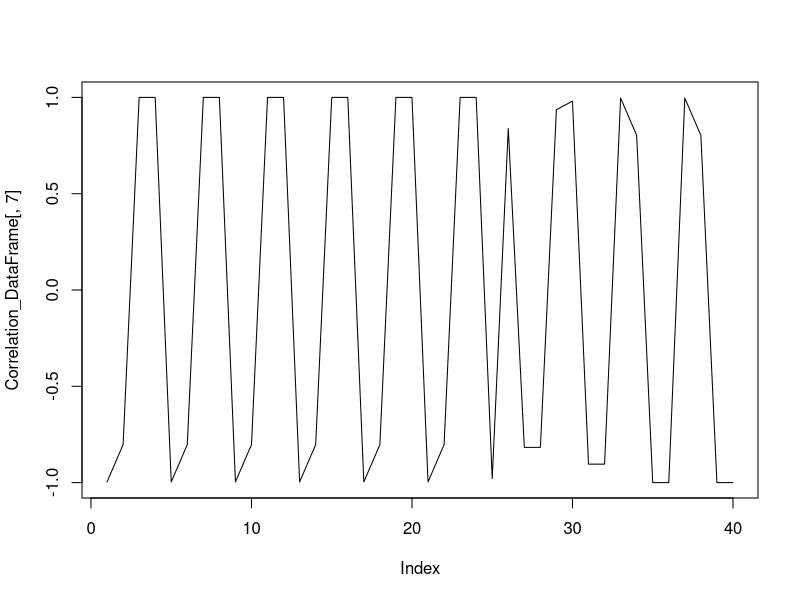
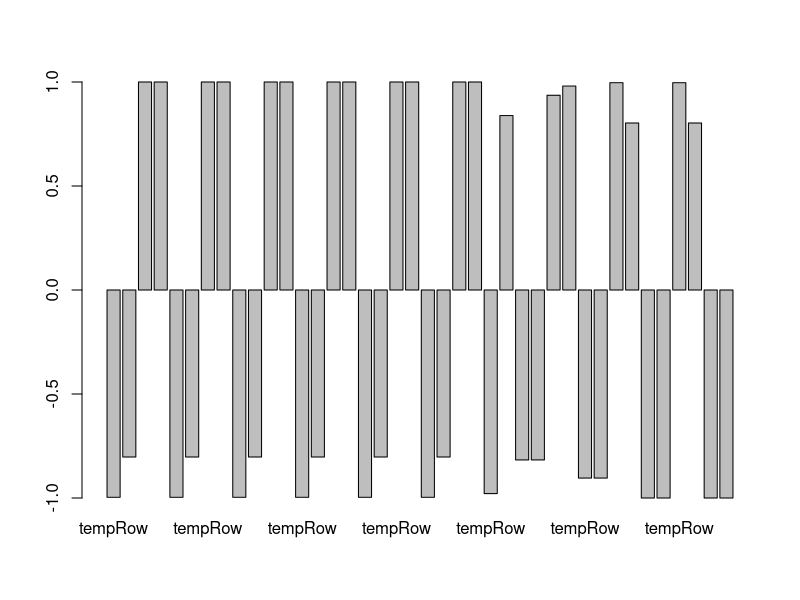
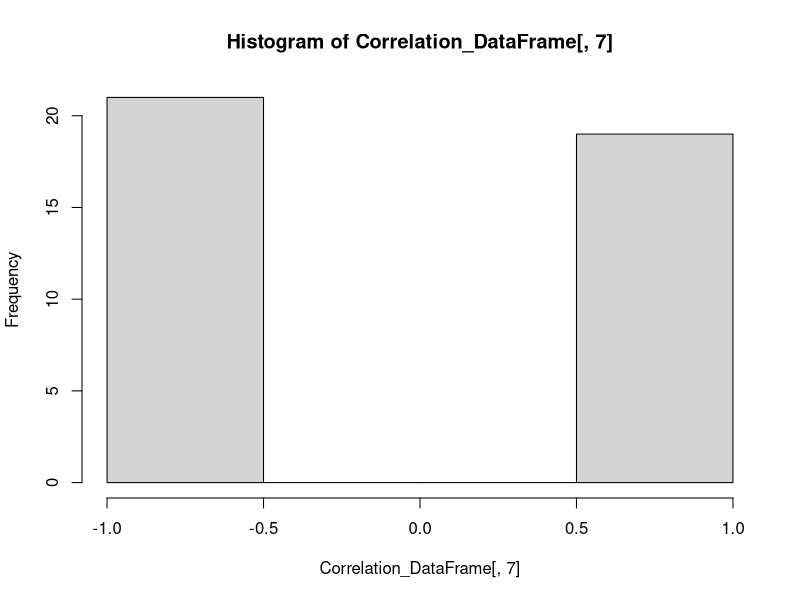

The R source for these figures, in order:
# Global Comments More
# Set Variables
x <- c(8:15,c(5:1))
y <- c(7,4,8,4,1,11,4,9,c(1:5))
z <- c(y[1],y[2],y[3])
boo <- c(1:length(x))
hoo <- c(1:length(x))
# set the length of the correlation vector
corVecLeng = 3
counter = 1
counter2 = 1
# Correlation_DataFrame <- rbind(0,1:7)
Correlation_DataFrame = NULL
Correlation_DataFrame
my_correlation = NULL

# Start Nested Loops
for(i1 in head(boo, -corVecLeng)){
  p <- c(x[i1], x[i1+1], x[i1+2])
  # cat(p)
  cat("   " )
   for(i2 in head(hoo, -corVecLeng)){ 
     q <- c(y[i2], y[i2+1], y[i2+2])
     boom <- cor(p,q)
     # cat(boom,"  ", p,"  ", q)
     # cat("   ")
     if(abs(boom) > .8){
        tempRow <- c(p,q,boom)
        Correlation_DataFrame <- rbind(Correlation_DataFrame, tempRow)
        }
    }
   # cat("**********")
  }
Correlation_DataFrame
plot(Correlation_DataFrame[,7], type = "l")
barplot(Correlation_DataFrame[,7])
hist(Correlation_DataFrame[,7])

  
